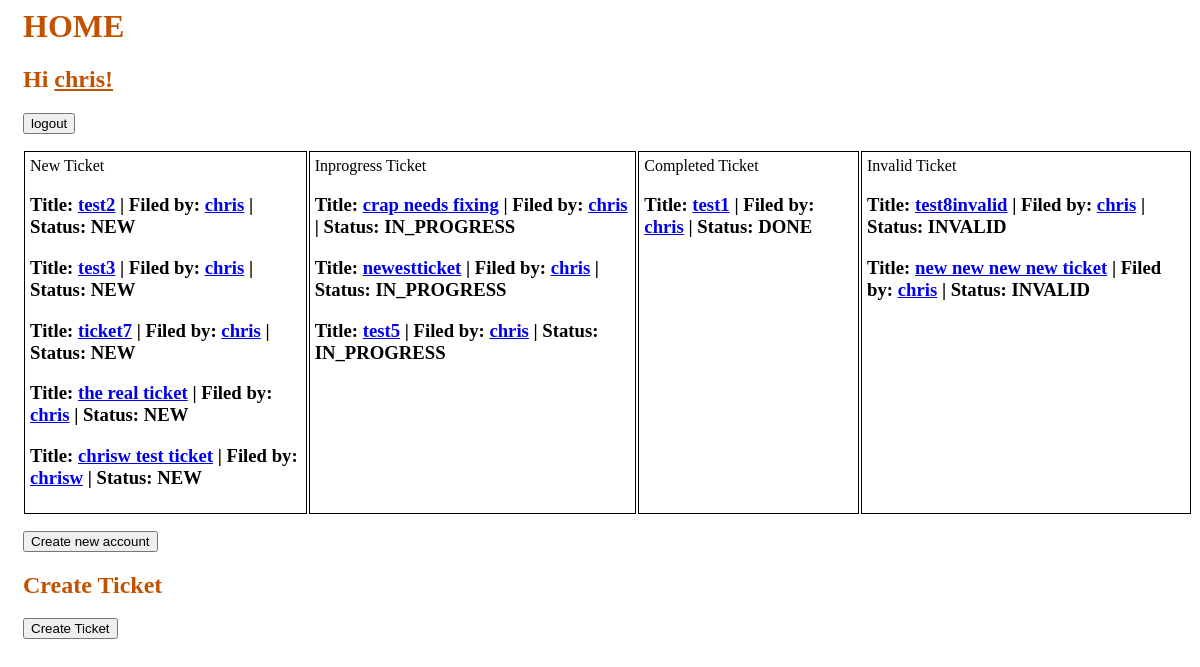
/ (signed in), run on the app's committed database.
### bugticket/models.py (models this page shows, shortened)
class CustomUser(AbstractUser):
    display_name = models.CharField(max_length=50, unique=True)

class Ticket(models.Model):
    NEW = 'NEW'
    IN_PROGRESS = 'IN PROGRESS'
    DONE = 'DONE'
    INVALID = 'INVALID'
    STATUS_CHOICES = [
        (NEW, 'NEW'),
        (IN_PROGRESS, 'IN PROGRESS'),
        (DONE, 'DONE'),
        (INVALID, 'INVALID'),
    ]
    title = models.CharField(max_length=50)
    description = models.TextField()
    date = models.DateTimeField(default=timezone.now)
    filed_user = models.ForeignKey(
        get_user_model(),
        related_name='filed_user',
        on_delete=models.CASCADE,
        null=True, blank=True, default=None,
    )
    ticket_status = models.CharField(
        max_length=20, choices=STATUS_CHOICES, default=NEW
        )
    assigned_user = models.ForeignKey(
        get_user_model(),
        related_name='ticket_user',
        on_delete=models.CASCADE,
        null=True, blank=True, default=None,
    )
    completed_user = models.ForeignKey(
        get_user_model(),
        related_name='completed_user',
        on_delete=models.CASCADE,
        null=True, blank=True, default=None,
    )

### bugticket/views.py (the view)
# urls.py: path('', views.index, name='home'),
@login_required
def index(request):
    html = 'home.html'
    ticket_data = Ticket.objects.all()
    return render(request, html, {
        'ticket_data': ticket_data
        })

### bugticket/templates/home.html (shortened to what this page needs)
{% load static %}
<html>
<head>
<link rel="stylesheet" href="{% static 'css/style.css' %}">
</head>
<body>
<h1>HOME</h1>
{% if user.is_authenticated %}
  <h2>Hi <b><u>{{ user.username }}!</b></h2></u>
  <p><a href="{% url 'logout' %}"><button>logout</button></a></p>
<div class="container">
<p>
<div class="columns">New Ticket<h3>
{% for ticket in ticket_data%}
{% if ticket.ticket_status == "NEW"%}
  <p>Title: <a href = {%url 'ticket_detail' id=ticket.id%}>{{ticket.title}}</a> |
 Filed by: <a href = {%url 'user_detail' user.id%}>{{ticket.filed_user}}</a> |
 Status: {{ticket.ticket_status}} </p>
 {% endif %}
 {% endfor %}
 </p>
</div>
<div class="columns">Inprogress Ticket<h3>
{% for ticket in ticket_data%}
{% if ticket.ticket_status == "IN_PROGRESS"%}
  <p>Title: <a href = {%url 'ticket_detail' id=ticket.id%}>{{ticket.title}}</a> |
 Filed by: <a href = {%url 'user_detail' user.id%}>{{ticket.filed_user}}</a> |
 Status: {{ticket.ticket_status}} </p>
 {% endif %}
 {% endfor %}
</div>
<div class="columns">Completed Ticket<h3>
{% for ticket in ticket_data%}
{% if ticket.ticket_status == "DONE"%}
  <p>Title: <a href = {%url 'ticket_detail' id=ticket.id%}>{{ticket.title}}</a> |
 Filed by: <a href = {%url 'user_detail' user.id%}>{{ticket.filed_user}}</a> |
 Status: {{ticket.ticket_status}} </p>
 {% endif %}
 {% endfor %}
</div>
<div class="columns">Invalid Ticket<h3>
{% for ticket in ticket_data%}
{% if ticket.ticket_status == "INVALID"%}
  <p>Title: <a href = {%url 'ticket_detail' id=ticket.id%}>{{ticket.title}}</a> |
 Filed by: <a href = {%url 'user_detail' user.id%}>{{ticket.filed_user}}</a> |
 Status: {{ticket.ticket_status}} </p>
 {% endif %}
 {% endfor %}
</div>
<p><a href="{% url 'signup' %}"><button>Create new account</button></a></p>
<h2>Create Ticket</h2>
<p><a href="{% url 'create_ticket' user_id=user.id %}"><button>Create Ticket</button></a></p>
{% endif %}
</body>
</html>

### bugticket/static/css/style.css (style rules this page uses)
h1 { color:#C25100; font-family: 'Lobster'; }
h2 { color:#C25100; font-family: 'Lobster'; }
body { padding-left: 15px; }
.container { display: flex; flex-direction: row; }
.columns { flex-wrap: wrap; border: 1px solid black; margin: 1px; padding: 5px; }

### data on the page
CustomUser: username "chris"
Ticket: title "test2", filed_user "chris", ticket_status "NEW"
Ticket: title "test3", filed_user "chris", ticket_status "NEW"
Ticket: title "ticket7", filed_user "chris", ticket_status "NEW"
Ticket: title "the real ticket", filed_user "chris", ticket_status "NEW"
Ticket: title "chrisw test ticket", filed_user "chrisw", ticket_status "NEW"
Ticket: title "crap needs fixing", filed_user "chris", ticket_status "IN_PROGRESS"
Ticket: title "newestticket", filed_user "chris", ticket_status "IN_PROGRESS"
Ticket: title "test5", filed_user "chris", ticket_status "IN_PROGRESS"
Ticket: title "test1", filed_user "chris", ticket_status "DONE"
Ticket: title "test8invalid", filed_user "chris", ticket_status "INVALID"
Ticket: title "new new new new ticket", filed_user "chris", ticket_status "INVALID"
